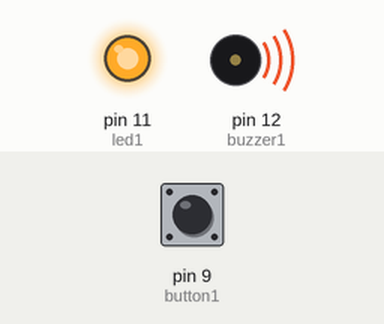
Recording of a sketch running on a simulated Arduino Uno, built with avr-gcc and run on an emulated ATmega328P. Shown: output pins drawn as LEDs (lit = HIGH), buzzer (waves = sounding, pin HIGH). The inputs (shaded band) are chosen by the test bench; at power-on: pin 9 (button1) HIGH.

Above: at 0.3 s.
Timing chart, 0 to 1.8 s (numbered marks = the images above):
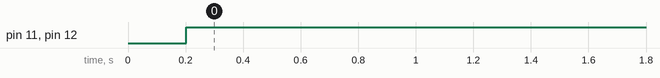

Measured:
- by itself, pin 11 (led1), pin 12 (buzzer1): LOW → HIGH at 0.20 s

The sketch:

Simple_Alarm.ino
```cpp
// Wiring code generated from an ArduinoML model
// Application name: Very simple alarm

long debounce = 200;

enum STATE {on, off};
STATE currentState = off;

boolean button1BounceGuard = false;
long button1LastDebounceTime = 0;

long timerSinceNewState = millis();

void setup(){
  pinMode(9, INPUT);  // button1 [Sensor]
  pinMode(11, OUTPUT); // led1 [Actuator]
  pinMode(12, OUTPUT); // buzzer1 [Actuator]
}

void loop() {
	switch(currentState){
		case on:
			digitalWrite(11,HIGH);
			digitalWrite(12,HIGH);
			button1BounceGuard = millis() - button1LastDebounceTime > debounce;
			if (digitalRead(9) == LOW && button1BounceGuard) {
				button1LastDebounceTime = millis();
				timerSinceNewState = millis();
				currentState = off;
			}
		break;
		case off:
			digitalWrite(11,LOW);
			digitalWrite(12,LOW);
			button1BounceGuard = millis() - button1LastDebounceTime > debounce;
			if (digitalRead(9) == HIGH && button1BounceGuard) {
				button1LastDebounceTime = millis();
				timerSinceNewState = millis();
				currentState = on;
			}
		break;
	}
}
```
